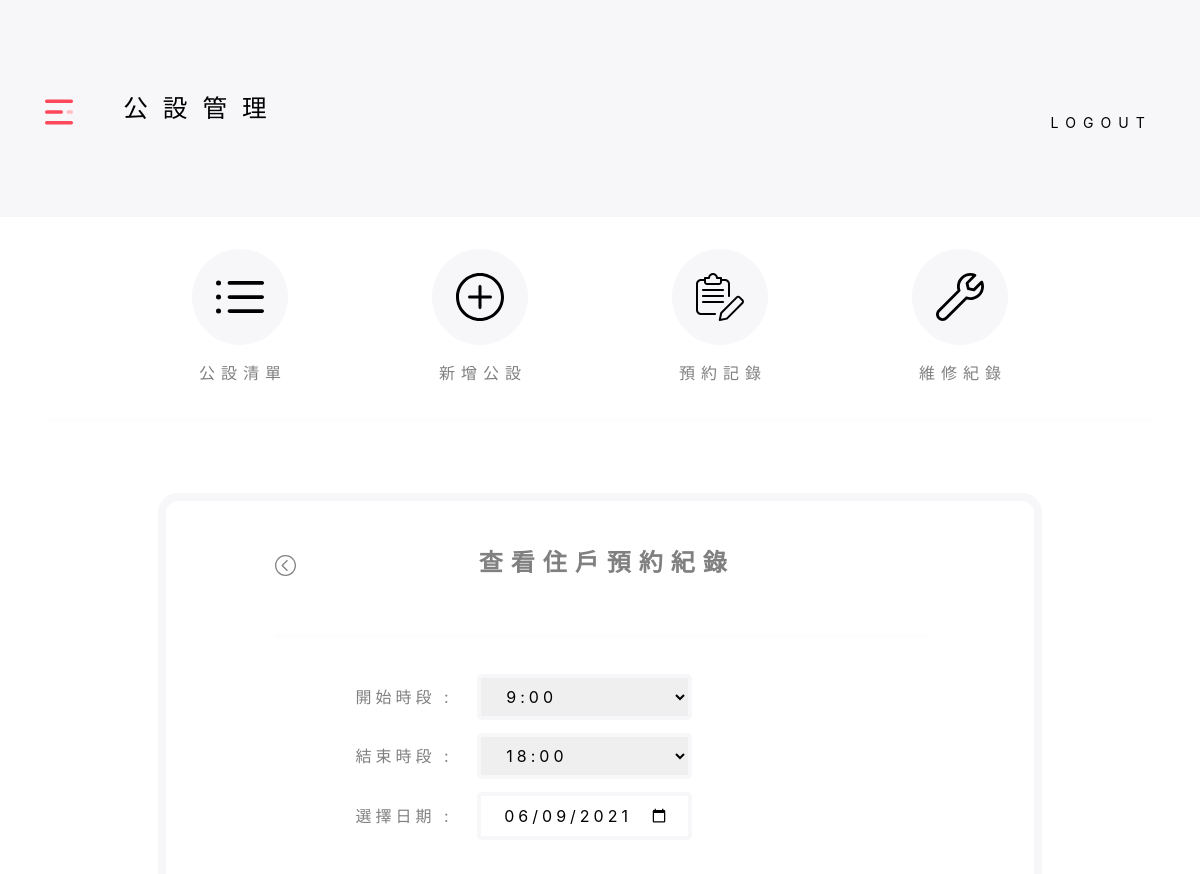
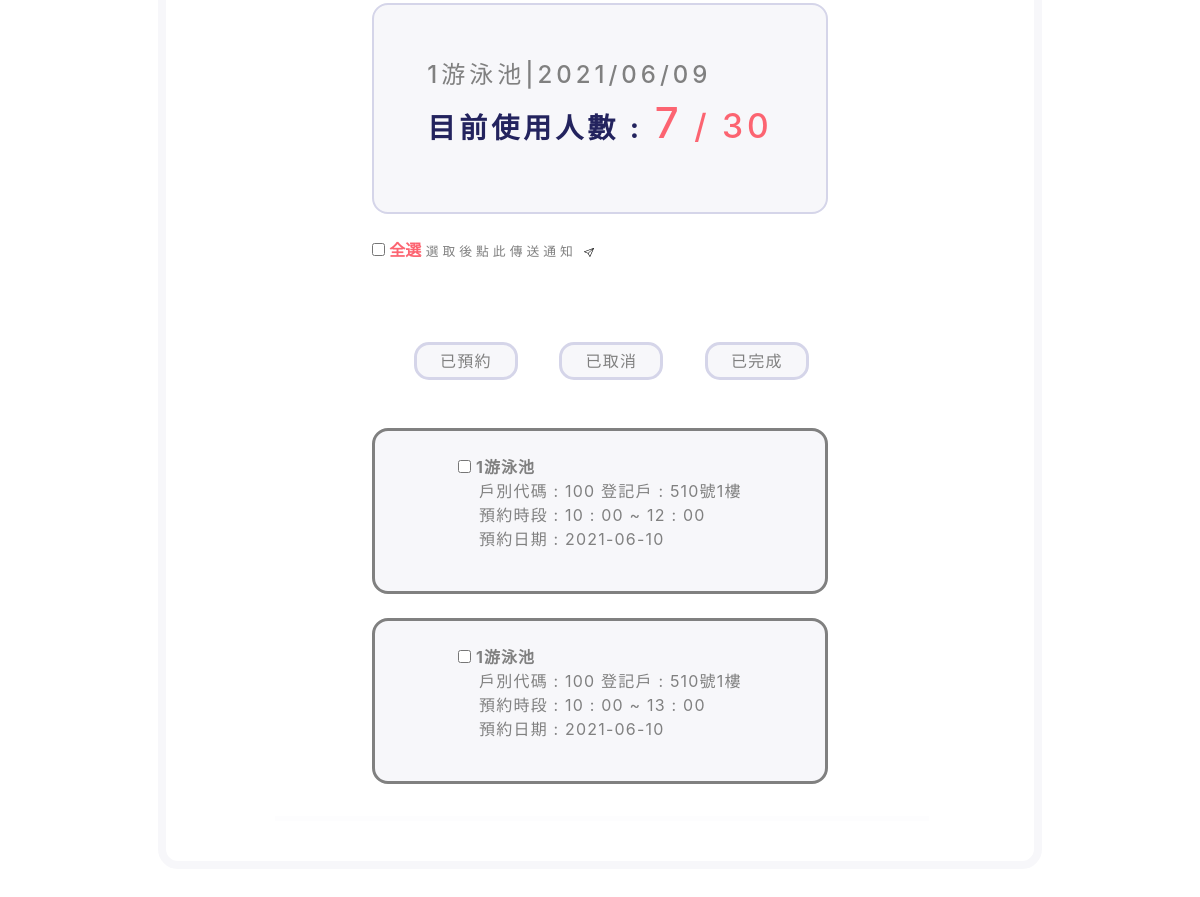
The app's page /home.php?page=facility&method=booking&facility=1 (signed in) with its own data (2 pictures, top to bottom).
### tables this page shows
CREATE TABLE `facilities_booking` (
  `FACILITIES_BOOKING_ID` int(20) NOT NULL,
  `COMMUNITY_ID` int(5) NOT NULL,
  `HOUSEHOLD_ID` int(20) NOT NULL,
  `FACILITIES_ID` int(15) NOT NULL,
  `FACILITIES_BOOKING_DATE` date NOT NULL,
  `FACILITIES_EQUIPMENT_ID` int(5) DEFAULT NULL,
  `FACILITIES_EQUIPMENT_AMOUNT` int(11) DEFAULT NULL,
  `FACILITIES_BOOKING_AMOUNT` int(10) NOT NULL,
  `IS_CANCEL` bit(1) NOT NULL DEFAULT b'0',
  PRIMARY KEY (`FACILITIES_BOOKING_ID`,`COMMUNITY_ID`,`FACILITIES_ID`),
  KEY `HOUSEHOLD_ID` (`HOUSEHOLD_ID`),
  KEY `FACILITIES_ID` (`FACILITIES_ID`) USING BTREE,
  KEY `COMMUNITY_ID` (`COMMUNITY_ID`,`FACILITIES_ID`),
  CONSTRAINT `facilities_booking_ibfk_2` FOREIGN KEY (`HOUSEHOLD_ID`) REFERENCES `household` (`HOUSEHOLD_ID`) ON DELETE CASCADE ON UPDATE CASCADE,
  CONSTRAINT `facilities_booking_ibfk_4` FOREIGN KEY (`COMMUNITY_ID`, `FACILITIES_ID`) REFERENCES `facilities` (`COMMUNITY_ID`, `FACILITIES_ID`) ON DELETE CASCADE ON UPDATE CASCADE
);

CREATE TABLE `facilities` (
  `FACILITIES_ID` int(15) NOT NULL,
  `COMMUNITY_ID` int(5) NOT NULL,
  `FACILITIES_NAME` varchar(10) NOT NULL,
  `FACILITIES_INTRODUCTION` text NOT NULL,
  `FACILITIES_DESCRIPTION` text NOT NULL,
  `FACILITIES_PLACE` varchar(10) NOT NULL,
  `FACILITIES_OPEN_TIME` time(6) NOT NULL,
  `FACILITIES_CLOSE_TIME` time(6) NOT NULL,
  `FACILITIES_IMG1` varchar(255) NOT NULL,
  `FACILITIES_IMG2` varchar(255) DEFAULT NULL,
  `FACILITIES_IMG3` varchar(255) DEFAULT NULL,
  `FACILITIES_POINT` int(10) DEFAULT NULL,
  `FACILITIES_LIMIT` int(10) DEFAULT NULL,
  PRIMARY KEY (`FACILITIES_ID`,`COMMUNITY_ID`) USING BTREE,
  KEY `COMMUNITY_ID` (`COMMUNITY_ID`) USING BTREE,
  CONSTRAINT `facilities_ibfk_1` FOREIGN KEY (`COMMUNITY_ID`) REFERENCES `community` (`COMMUNITY_ID`) ON DELETE CASCADE ON UPDATE CASCADE
);

CREATE TABLE `household` (
  `HOUSEHOLD_ID` int(20) NOT NULL,
  `COMMUNITY_ID` int(5) NOT NULL,
  `HOUSEHOLD_ADDRESS` varchar(30) NOT NULL,
  `POINT` int(10) NOT NULL,
  PRIMARY KEY (`HOUSEHOLD_ID`,`COMMUNITY_ID`),
  KEY `COMMUNITY_ID` (`COMMUNITY_ID`) USING BTREE,
  CONSTRAINT `household_ibfk_1` FOREIGN KEY (`COMMUNITY_ID`) REFERENCES `community` (`COMMUNITY_ID`) ON DELETE CASCADE ON UPDATE CASCADE
);

### auth.php (called while the page is built, shortened)
<?php
    if (!isset($_SESSION['auth'])) {
        header("location:index.html");
    }else{
        $community = $_SESSION['community'];
    }
?>

### m_fac_booking.php (the view, shortened to what this page needs)
<?php
    $facility = $_GET['facility'];
    $date = date("Y-m-d");
    $sql = "SELECT `FACILITIES_BOOKING_ID`,`facilities`.`FACILITIES_ID`,`FACILITIES_NAME`,
            `FACILITIES_BOOKING_DATE`,`household`.`HOUSEHOLD_ID`,`HOUSEHOLD_ADDRESS`
            FROM `facilities_booking`,`facilities`,`household`
            WHERE `facilities`.`FACILITIES_ID` = `facilities_booking`.`FACILITIES_ID`
            AND `facilities`.`COMMUNITY_ID` = `facilities_booking`.`COMMUNITY_ID`
            AND `facilities`.`COMMUNITY_ID` = `household`.`COMMUNITY_ID`
            AND `facilities_booking`.`COMMUNITY_ID` = $community
            AND `household`.`HOUSEHOLD_ID` = `facilities_booking`.`HOUSEHOLD_ID`
            AND `facilities`.`FACILITIES_ID` = :facility";
    if(isset($_POST['type'])){
        if($_POST['type'] == '已取消'){
            $sql .= " AND `IS_CANCEL` = 1";
        }elseif($_POST['type'] == '已完成'){
            $sql .= " AND `IS_CANCEL` = 0 ";
            $sql .= " AND `facilities_booking`.`FACILITIES_BOOKING_DATE` < CURDATE() ";
        }elseif($_POST['type'] == '已預約'){
            $sql .= " AND `IS_CANCEL` = 0 ";
            $sql .= " AND `facilities_booking`.`FACILITIES_BOOKING_DATE` >= CURDATE() ";
        }
    }else{
        $sql .= " AND `IS_CANCEL` = 0 ";
    }
    if(isset($_POST['date'])){
        $sql .= " AND `facilities_booking`.`FACILITIES_BOOKING_DATE` = '" . $_POST['date'] ."' ";
        $date = $_POST['date'];
    }else{
        $sql .= " AND `facilities_booking`.`FACILITIES_BOOKING_DATE` = CURDATE() ";
    }
    $statement = $conn->prepare($sql);
    $statement->execute(array(
        ':facility' => $facility
    ));
    $sql = "SELECT `FACILITIES_OPEN_TIME`, `FACILITIES_CLOSE_TIME`,
            `facilities`.`FACILITIES_ID`,`FACILITIES_NAME`,`FACILITIES_LIMIT`, SUM(`FACILITIES_BOOKING_AMOUNT`)
            FROM `facilities_booking`,`facilities`,`household`
            WHERE `facilities`.`FACILITIES_ID` = `facilities_booking`.`FACILITIES_ID`
            AND `facilities`.`COMMUNITY_ID` = `facilities_booking`.`COMMUNITY_ID`
            AND `facilities`.`COMMUNITY_ID` = `household`.`COMMUNITY_ID`
            AND `facilities_booking`.`COMMUNITY_ID` = $community
            AND `household`.`HOUSEHOLD_ID` = `facilities_booking`.`HOUSEHOLD_ID`
            AND `facilities`.`FACILITIES_ID` = :facility";
    if(isset($_POST['type'])){
        if($_POST['type'] == '已取消'){
            $sql .= " AND `IS_CANCEL` = 1";
        }elseif($_POST['type'] == '已完成'){
            $sql .= " AND `IS_CANCEL` = 0 ";
            $sql .= " AND `facilities_booking`.`FACILITIES_BOOKING_DATE` < CURDATE() ";
        }elseif($_POST['type'] == '已預約'){
            $sql .= " AND `IS_CANCEL` = 0 ";
            $sql .= " AND `facilities_booking`.`FACILITIES_BOOKING_DATE` >= CURDATE() ";
        }
    }else{
        $sql .= " AND `IS_CANCEL` = 0 ";
    }
    if(isset($_POST['date'])){
        $sql .= " AND `facilities_booking`.`FACILITIES_BOOKING_DATE` = '" . $_POST['date'] ."' ";
        $date = $_POST['date'];
    }else{
        $sql .= " AND `facilities_booking`.`FACILITIES_BOOKING_DATE` = CURDATE() ";
    }
    $statement2 = $conn->prepare($sql);
    $statement2->execute(array(
        ':facility' => $facility
    ));
    $amount = $statement2->fetch(PDO::FETCH_ASSOC);
    $startTime = strtotime( $amount['FACILITIES_OPEN_TIME'] );
    $endTime = strtotime( $amount['FACILITIES_CLOSE_TIME'] );
?>
<link href="https://cdn.jsdelivr.net/npm/bootstrap@5.0.0-beta1/dist/css/bootstrap.min.css" rel="stylesheet">
<link rel="stylesheet" href="https://stackpath.bootstrapcdn.com/bootstrap/4.5.0/css/bootstrap.min.css"
>
<link rel="stylesheet" href="css/m_booking_list.css" type="text/css" />
<div class="container" style="height:auto;margin-top:5%;">
    <div class="outside">
        <div class="head">
            <div class="left">
                <a href="home.php?page=facility&method=display_booking"><img src="img/left-arrow.svg"></a>
            </div>
            <div class="name">
                <p>查看住戶預約紀錄</p>
            </div>
        </div>
        <hr>
        <div class="information">
            <form id="form" action="home.php?page=facility&method=booking&facility=<?=$facility?>" method="post">
                <p class="content" >開始時段 :
                    <select class="option1 startTime" form="form" name="startTime">
                        <optgroup label="請選擇開始時段">
                        <?php
                            for($i=(int)(date('H',$startTime));$i<=(int)(date('H',$endTime));$i++){
                                $check = $i==(int)(date('H',$startTime)) ? 'selected' : '';
                                echo "<option value='$i' $check>$i:00</option>";
                            }
                        ?>
                        </optgroup>
                    </select>
                </p>
                <p class="content" >結束時段 :
                    <select class="option1 endTime" form="form" name="endTime">
                        <optgroup label="請選擇結束時段">
                        <?php
                            for($i=(int)(date('H',$startTime));$i<=(int)(date('H',$endTime));$i++){
                                $check = $i==(int)(date('H',$endTime)) ? 'selected' : '';
                                echo "<option value='$i' $check>$i:00</option>";
                            }
                        ?>
                        </optgroup>
                    </select>
                </p>
                <p class="content">
                    選擇日期 :
                    <input form="form" class="option1" onchange="submit()" name="date" type="date" value="<?=$date?>">
                </p>
            </form>
        </div>
        <div class="information2">
            <span class="grayspace"><span>
            <div class="middletext">
                <h4 class="h4"> <?=$amount['FACILITIES_ID']?><span><?=$amount['FACILITIES_NAME']?>|</span><span><?=date("Y/m/d")?></span></h4>
                <h3 class="h3"><span class="now_user">目前<?=isset($_POST['type'])?$_POST['type']:'使用'?>人數 :</span>
                    <span class="num1"><?=isset($amount['SUM(`FACILITIES_BOOKING_AMOUNT`)'])?$amount['SUM(`FACILITIES_BOOKING_AMOUNT`)']:'0'?></span>
                    <span class="num">/</span>
                    <span class="num"><?=$amount['FACILITIES_LIMIT']?></span>
                </h3>
            </div>
        </div>
        <div class="select_box" style="width:70%;margin:auto">
            <label style="color:#fc6471;font-weight:bold">
                <input type="checkbox" name="CheckAll" form="form" value="" id="CheckAll" />
            全選</label>
            <span class="content3"data-toggle="modal" data-target="#exampleModalCenter5">
                選取後點此傳送通知 <img class="plane" src="img/send.svg">
            </span>
        </div>
        <br>
        <div class="situation">
            <input type="submit" name="type" form="form" value="已預約" class="cancle_btn">
            <input type="submit" name="type" form="form" value="已取消" class="cancle_btn">
            <input type="submit" name="type" form="form" value="已完成" class="cancle_btn">
        </div>
        <br>
        <?php
            while($row = $statement->fetch(PDO::FETCH_ASSOC)){
                $sql = "SELECT MIN(`FACILITIES_START`),MAX(`FACILITIES_START`) FROM `facilities_booking_time`
                        WHERE `COMMUNITY_ID` = $community AND `FACILITIES_ID` = ".$row['FACILITIES_ID']."
                        AND `HOUSEHOLD_ID` = " . $row['HOUSEHOLD_ID'] . " AND `FACILITIES_BOOKING_ID` = ".$row['FACILITIES_BOOKING_ID'];
                $time = $conn->query($sql)->fetch(PDO::FETCH_ASSOC);
                ?>
                <div class="information2">
                    <span class="grayspace" style="border: 3px solid #808080"><span>
                    <div class="middletext2">
                        <input type="checkbox" id="check" name="Checkbox[]">
                        <?=$row['FACILITIES_ID']?><span><?=$row['FACILITIES_NAME']?></span>
                        <div class="data" >
                            <span class="phonespan"> 戶別代碼 : <?=$row['HOUSEHOLD_ID']?> </span>
                            <span> 登記戶 : <?=$row['HOUSEHOLD_ADDRESS']?> </span>
                            <p>
                                <span> 預約時段 : <span><?=$time['MIN(`FACILITIES_START`)']?> : 00 <span>~</span> <?=$time['MAX(`FACILITIES_START`)']?> : 00</span></span>
                                <br>
                                <span> 預約日期 : <?=$row['FACILITIES_BOOKING_DATE']?></span>
                                </p>
                        </div>
                    </div>
                </div>
                <?php
            }
        ?>
        <hr>
    </div>
</div>

### css/home.css (style rules this page uses)
* { padding: 0px; margin: 0px; list-style: none; }
html { height: 100%; }

### css/m_facilities.css (style rules this page uses)
* { color: #808080; text-decoration: none; }
hr { width: 100%; border: 2px solid #f7f7fa; background-color: #f7f7fa; margin-top: 2em; z-index: -10; }

### css/m_booking_list.css (style rules this page uses)
.option1 { width: 60%; border: 4px solid #f7f7fa; border-radius: 5px; padding: .5em 1.2em; margin: 0 0 0 1em; font-size: .8em; color: black; font-size: 1.2em; list-style: circle; letter-spacing: 4px; text-indent: 2px; font-size: 1em; }
.situation { width: 70%; display: flex !important; align-items: center; justify-content: space-evenly; margin: auto; }
hr { width: 100%; border: 2px solid #f7f7fa; background-color: #f7f7fa; margin-top: 2em; z-index: -100; }
.outside { width: 75%; height: 100%; margin: auto; }
.name { display: flex; flex-wrap: wrap; justify-content: space-evenly; align-items: center; font-weight: bold; letter-spacing: 0.5em; margin-left: 33%; color: #808080; }
.head { width: 85%; display: flex; justify-content: flex-start; align-items: center; padding: 1em 0; }
.container { width: 80%; margin: auto; padding: 1.5em 0; border: 8px solid #f7f7fa; border-radius: 20px; margin-top: 1em; margin-bottom: 3em; color: #808080; }
.name p { font-size: 1.5em; margin-bottom: 0; }
p input { width: 35%; border: 4px solid #f7f7fa; border-radius: 5px; padding: .5em 1em; margin: 0 0 1.5em 1em; font-size: .8em; color: black; letter-spacing: 3px; text-indent: 3px; }
.grayspace { display: flex; justify-content: center; margin: 0 0; width: 70%; border: 2px solid #D5D5E9; background-color: #f7f7fa; border-radius: 1em; padding: 1em 1em; }
.left { font-size: 1.8em; }
.content { font-size: 1.2em; list-style: circle; letter-spacing: 4px; font-size: 1em; }
.middletext { width: 100%; font-size: 1.2em; list-style: circle; letter-spacing: 4px; font-size: 1em; font-weight: bold; margin: auto; padding: 2.5em 0; }
.middletext2 { width: 100%; font-size: 1.2em; list-style: circle; letter-spacing: 1px; font-size: 1em; font-weight: bold; padding: .5em .5em; }
.information { width: 80%; margin: 1.5em 0; display: flex; justify-content: center; }
.information2 { width: 100%; margin: 1.5em 0; display: flex; justify-content: center; }
.outside img { width: .75em; height: .75em; }
.information p { margin: .8em 0; }
.cancle_btn { width: 6.5em; height: 2.4em; background-color: #f7f7fa; border: solid 3px #D5D5E9; border-radius: 15px; font-size: 1em; color: #808080; font-size: 1em; letter-spacing: 1.2px; margin-left: 5%; text-align: center; }
.select_box { width: 100%; margin: auto; }
.now_user { width: 100%; font-size: 1em; color: rgb(35, 35, 94); font-weight: bold; }
.num { font-size: 1.2em; color: #fc6471; }
.num1 { font-size: 1.5em; color: #fc6471; }
.plane { width: 15px; height: 15px; }
.content3 { font-size: 1em; list-style: circle; font-size: .8em; color: #808080; letter-spacing: 4px; text-indent: 3px; margin: 0em 0; }
.data { font-weight: normal; margin-left: 1.3em; letter-spacing: 1.2px; }

### records on screen
facilities_booking: facilities.FACILITIES_ID "1", facilities.FACILITIES_NAME "游泳池", household.HOUSEHOLD_ID "100", household.HOUSEHOLD_ADDRESS "510號1樓", MIN "10", MAX "12", FACILITIES_BOOKING_DATE "2021-06-10"
facilities_booking: facilities.FACILITIES_ID "1", facilities.FACILITIES_NAME "游泳池", household.HOUSEHOLD_ID "100", household.HOUSEHOLD_ADDRESS "510號1樓", MIN "10", MAX "13", FACILITIES_BOOKING_DATE "2021-06-10"

### other values on screen
$title "公設管理"
$amount['FACILITIES_ID'] "1"
$amount['FACILITIES_NAME'] "游泳池"
$amount['SUM(`FACILITIES_BOOKING_AMOUNT`)'] "7"
$amount['FACILITIES_LIMIT'] "30"
form field startTime "9:00"
form field endTime "18:00"
